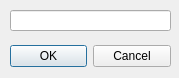
<?xml version="1.0" encoding="UTF-8"?>
<ui version="4.0">
 <class>AddOutputDialog</class>
 <widget class="QDialog" name="AddOutputDialog">
  <property name="geometry">
   <rect>
    <x>0</x>
    <y>0</y>
    <width>179</width>
    <height>78</height>
   </rect>
  </property>
  <property name="windowTitle">
   <string>Add output...</string>
  </property>
  <property name="modal">
   <bool>true</bool>
  </property>
  <widget class="QDialogButtonBox" name="buttonBox">
   <property name="geometry">
    <rect>
     <x>10</x>
     <y>40</y>
     <width>161</width>
     <height>32</height>
    </rect>
   </property>
   <property name="orientation">
    <enum>Qt::Horizontal</enum>
   </property>
   <property name="standardButtons">
    <set>QDialogButtonBox::Cancel|QDialogButtonBox::Ok</set>
   </property>
  </widget>
  <widget class="QLineEdit" name="addoutput">
   <property name="geometry">
    <rect>
     <x>10</x>
     <y>10</y>
     <width>161</width>
     <height>21</height>
    </rect>
   </property>
  </widget>
 </widget>
 <tabstops>
  <tabstop>addoutput</tabstop>
  <tabstop>buttonBox</tabstop>
 </tabstops>
 <resources/>
 <connections>
  <connection>
   <sender>buttonBox</sender>
   <signal>accepted()</signal>
   <receiver>AddOutputDialog</receiver>
   <slot>accept()</slot>
   <hints>
    <hint type="sourcelabel">
     <x>248</x>
     <y>254</y>
    </hint>
    <hint type="destinationlabel">
     <x>157</x>
     <y>274</y>
    </hint>
   </hints>
  </connection>
  <connection>
   <sender>buttonBox</sender>
   <signal>rejected()</signal>
   <receiver>AddOutputDialog</receiver>
   <slot>reject()</slot>
   <hints>
    <hint type="sourcelabel">
     <x>316</x>
     <y>260</y>
    </hint>
    <hint type="destinationlabel">
     <x>286</x>
     <y>274</y>
    </hint>
   </hints>
  </connection>
 </connections>
</ui>
